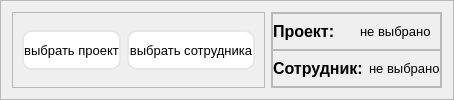
           <widget class="QFrame" name="selector_frame">
            <property name="maximumSize">
             <size>
              <width>16777215</width>
              <height>100</height>
             </size>
            </property>
            <property name="styleSheet">
             <string notr="true">#selector_frame {
	border: 0px;
	border-bottom: 1px solid rgb(163, 163, 163);
}


.QPushButton {
  background-color: rgb(255, 255, 255);
  border: 2px solid #e7e7e7;
  border-radius: 10px;
}

.QPushButton:hover {
	background-color: #e7e7e7;
}</string>
            </property>
            <property name="frameShape">
             <enum>QFrame::StyledPanel</enum>
            </property>
            <property name="frameShadow">
             <enum>QFrame::Raised</enum>
            </property>
            <layout class="QHBoxLayout" name="horizontalLayout_2">
             <item>
              <widget class="QFrame" name="select_btns_frame">
               <property name="frameShape">
                <enum>QFrame::StyledPanel</enum>
               </property>
               <property name="frameShadow">
                <enum>QFrame::Raised</enum>
               </property>
               <layout class="QHBoxLayout" name="horizontalLayout_3">
                <item>
                 <widget class="QPushButton" name="select_proj_btn">
                  <property name="sizePolicy">
                   <sizepolicy hsizetype="Preferred" vsizetype="Preferred">
                    <horstretch>0</horstretch>
                    <verstretch>0</verstretch>
                   </sizepolicy>
                  </property>
                  <property name="maximumSize">
                   <size>
                    <width>150</width>
                    <height>40</height>
                   </size>
                  </property>
                  <property name="font">
                   <font>
                    <family>Segoe UI</family>
                    <pointsize>10</pointsize>
                   </font>
                  </property>
                  <property name="cursor">
                   <cursorShape>PointingHandCursor</cursorShape>
                  </property>
                  <property name="text">
                   <string>выбрать проект</string>
                  </property>
                 </widget>
                </item>
                <item>
                 <widget class="QPushButton" name="select_staff_btn">
                  <property name="sizePolicy">
                   <sizepolicy hsizetype="Preferred" vsizetype="Preferred">
                    <horstretch>0</horstretch>
                    <verstretch>0</verstretch>
                   </sizepolicy>
                  </property>
                  <property name="maximumSize">
                   <size>
                    <width>150</width>
                    <height>40</height>
                   </size>
                  </property>
                  <property name="font">
                   <font>
                    <family>Segoe UI</family>
                    <pointsize>10</pointsize>
                   </font>
                  </property>
                  <property name="cursor">
                   <cursorShape>PointingHandCursor</cursorShape>
                  </property>
                  <property name="text">
                   <string>выбрать сотрудника</string>
                  </property>
                 </widget>
                </item>
               </layout>
              </widget>
             </item>
             <item>
              <widget class="QFrame" name="frame_2">
               <property name="frameShape">
                <enum>QFrame::StyledPanel</enum>
               </property>
               <property name="frameShadow">
                <enum>QFrame::Raised</enum>
               </property>
               <layout class="QVBoxLayout" name="verticalLayout_4">
                <property name="spacing">
                 <number>0</number>
                </property>
                <property name="leftMargin">
                 <number>0</number>
                </property>
                <property name="topMargin">
                 <number>0</number>
                </property>
                <property name="rightMargin">
                 <number>0</number>
                </property>
                <property name="bottomMargin">
                 <number>0</number>
                </property>
                <item>
                 <widget class="QFrame" name="frame_3">
                  <property name="frameShape">
                   <enum>QFrame::StyledPanel</enum>
                  </property>
                  <property name="frameShadow">
                   <enum>QFrame::Raised</enum>
                  </property>
                  <layout class="QHBoxLayout" name="horizontalLayout_4">
                   <property name="leftMargin">
                    <number>0</number>
                   </property>
                   <property name="topMargin">
                    <number>0</number>
                   </property>
                   <property name="rightMargin">
                    <number>0</number>
                   </property>
                   <property name="bottomMargin">
                    <number>0</number>
                   </property>
                   <item>
                    <widget class="QLabel" name="label">
                     <property name="maximumSize">
                      <size>
                       <width>100</width>
                       <height>16777215</height>
                      </size>
                     </property>
                     <property name="text">
                      <string>&lt;html&gt;&lt;head/&gt;&lt;body&gt;&lt;p&gt;&lt;span style=&quot; font-size:12pt; font-weight:600;&quot;&gt;Проект:&lt;/span&gt;&lt;/p&gt;&lt;/body&gt;&lt;/html&gt;</string>
                     </property>
                    </widget>
                   </item>
                   <item>
                    <widget class="QLabel" name="proj_lable">
                     <property name="text">
                      <string>&lt;html&gt;&lt;head/&gt;&lt;body&gt;&lt;p&gt;&lt;span style=&quot; font-size:10pt;&quot;&gt;не выбрано&lt;/span&gt;&lt;/p&gt;&lt;/body&gt;&lt;/html&gt;</string>
                     </property>
                     <property name="wordWrap">
                      <bool>true</bool>
                     </property>
                    </widget>
                   </item>
                  </layout>
                 </widget>
                </item>
                <item>
                 <widget class="QFrame" name="frame_4">
                  <property name="frameShape">
                   <enum>QFrame::StyledPanel</enum>
                  </property>
                  <property name="frameShadow">
                   <enum>QFrame::Raised</enum>
                  </property>
                  <layout class="QHBoxLayout" name="horizontalLayout_5">
                   <property name="leftMargin">
                    <number>0</number>
                   </property>
                   <property name="topMargin">
                    <number>0</number>
                   </property>
                   <property name="rightMargin">
                    <number>0</number>
                   </property>
                   <property name="bottomMargin">
                    <number>0</number>
                   </property>
                   <item>
                    <widget class="QLabel" name="label_7">
                     <property name="maximumSize">
                      <size>
                       <width>100</width>
                       <height>16777215</height>
                      </size>
                     </property>
                     <property name="text">
                      <string>&lt;html&gt;&lt;head/&gt;&lt;body&gt;&lt;p&gt;&lt;span style=&quot; font-size:12pt; font-weight:600;&quot;&gt;Сотрудник:&lt;/span&gt;&lt;/p&gt;&lt;/body&gt;&lt;/html&gt;</string>
                     </property>
                    </widget>
                   </item>
                   <item>
                    <widget class="QLabel" name="staff_lable">
                     <property name="text">
                      <string>&lt;html&gt;&lt;head/&gt;&lt;body&gt;&lt;p&gt;&lt;span style=&quot; font-size:10pt;&quot;&gt;не выбрано&lt;/span&gt;&lt;/p&gt;&lt;/body&gt;&lt;/html&gt;</string>
                     </property>
                     <property name="wordWrap">
                      <bool>true</bool>
                     </property>
                    </widget>
                   </item>
                  </layout>
                 </widget>
                </item>
               </layout>
              </widget>
             </item>
            </layout>
           </widget>
